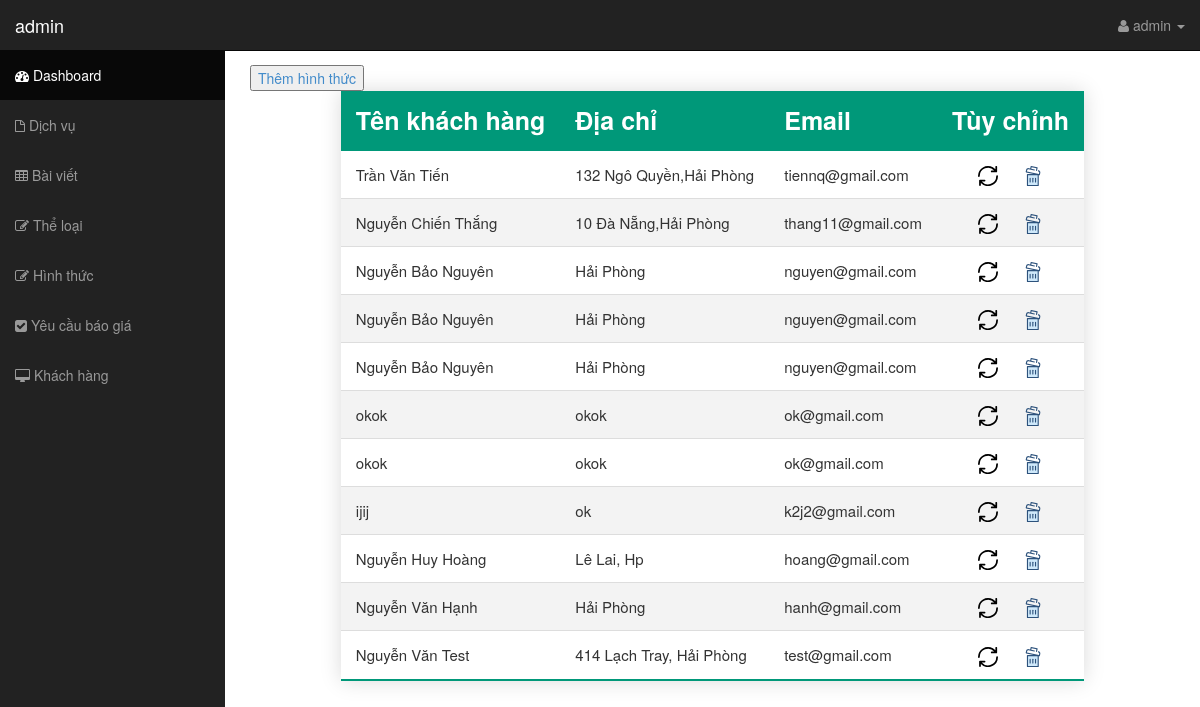
Screenshot of /controller/admin.php?view=khachhang (signed in) with the database file from the repository.
### tables this page shows
CREATE TABLE `khachhang` (
  `makh` int(11) NOT NULL,
  `tenkhachhang` varchar(255) NOT NULL,
  `diachi` varchar(255) NOT NULL,
  `email` varchar(100) NOT NULL
);

### controller/admin.php (called while the page is built)
<?php
include "../view/admin/header.php";
include "../view/admin/admin.php";
include "../view/admin/footer.php";
?>

### model/thuvien.php (called while the page is built, shortened)
<?php
function showDatabase($pdo, $table) {
	$select = "SELECT * FROM $table";
	$stmt = $pdo->prepare($select);
	$stmt->execute();
	$element = $stmt->fetchAll(PDO::FETCH_ASSOC);
	return $element;
}
?>

### view/admin/khachhang.php (the view)
<div>
    <button>
        <a href="../controller/them_ht.php">Thêm hình thức</a>
    </button>
</div>
<table class="styled-table">
    <thead>
        <tr>
            <th>Tên khách hàng</th>
            <th>Địa chỉ</th>
            <th>Email</th>
            <th>Tùy chỉnh</th>
        </tr>
    </thead>
    <tbody>
        <?php
            $table = "khachhang";
            $row = showDatabase($pdo, $table);
            foreach ($row as $value) {
        ?>
            <tr>
                <td><?php echo $value['tenkhachhang'];?></td>
                <td><?php echo $value['diachi'];?></td>
                <td><?php echo $value['email'];?></td>
                <td class="option">
                    <a class="update" href="../controller/sua_kh.php?makh=<?php echo $value['makh'];?>" value="">
                        <img src="../view/images/icon/update.svg" title="<?php echo $value['makh'];?>" alt="Cập nhật">
                    </a>
                    <a href="../controller/xoa_kh.php?makh=<?php echo $value['makh'];?>">
                        <img src="../view/images/icon/delete.svg" title="Xóa" alt="Xóa">
                    </a>
                </td>
            </tr>
        <?php } ?>
    </tbody>
</table>

### view/css/sb-admin.css (style rules this page uses)
body { margin-top: 50px; }

### view/css/admin.css (style rules this page uses)
.styled-table { border-collapse: collapse; margin: 0 auto; box-shadow: 0 0 20px rgba(0, 0, 0, 0.15); }
.styled-table thead tr { background: #009879; color: #fff; text-align: left; }
.styled-table th, .styled-table td { padding: 12px 15px; }
.styled-table th { font-size: 2.5rem; }
.styled-table td { font-size: 1.5rem; }
.styled-table tbody tr { border-bottom: 1px solid #dddddd; }
.styled-table tbody tr:nth-of-type(even) { background-color: #f3f3f3; }
.styled-table tbody tr:last-of-type { border-bottom: 2px solid #009879; }
.option { text-align: center; }
.option a { color: blue; margin: 10px; cursor: pointer; text-decoration: none; }
.option a img { width: 20px; }

### rows the page displays
khachhang: tenkhachhang "Trần Văn Tiến", diachi "132 Ngô Quyền,Hải Phòng", email "tiennq@gmail.com"
khachhang: tenkhachhang "Nguyễn Chiến Thắng", diachi "10 Đà Nẵng,Hải Phòng", email "thang11@gmail.com"
khachhang: tenkhachhang "Nguyễn Bảo Nguyên", diachi "Hải Phòng", email "nguyen@gmail.com"
khachhang: tenkhachhang "Nguyễn Bảo Nguyên", diachi "Hải Phòng", email "nguyen@gmail.com"
khachhang: tenkhachhang "Nguyễn Bảo Nguyên", diachi "Hải Phòng", email "nguyen@gmail.com"
khachhang: tenkhachhang "okok", diachi "okok", email "ok@gmail.com"
khachhang: tenkhachhang "okok", diachi "okok", email "ok@gmail.com"
khachhang: tenkhachhang "ijij", diachi "ok", email "k2j2@gmail.com"
khachhang: tenkhachhang "Nguyễn Huy Hoàng", diachi "Lê Lai, Hp", email "hoang@gmail.com"
khachhang: tenkhachhang "Nguyễn Văn Hạnh", diachi "Hải Phòng", email "hanh@gmail.com"
khachhang: tenkhachhang "Nguyễn Văn Test", diachi "414 Lạch Tray, Hải Phòng", email "test@gmail.com"

### other values shown
$username "admin"
